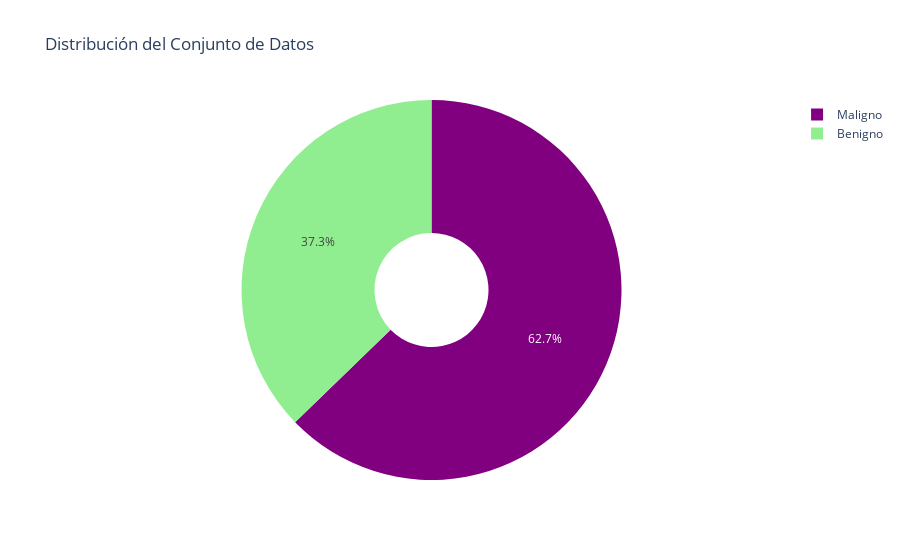

The code cell stored with this chart in its notebook:
### Code cell
clasif = cancer_df['target'].value_counts()

colors = ['purple', 'lightgreen']

trace = go.Pie(labels = ['Maligno', 'Benigno'],
              values = clasif.values,
               marker = dict(colors = colors),
               name = 'Cáncer de mama',
               hole = 0.3
              )
df = [trace]
layout = go.Layout(title = 'Distribución del Conjunto de Datos')


fig = go.Figure(data = df, layout = layout)
#fig.write_html("distrib.html")

py.iplot(fig)

### Figure 1 — Plotly figure (JSON) as saved in the notebook; plotly's stock layout.template omitted (floating-point values rounded to 4 significant figures)
{"data": [{"hole": 0.3, "labels": ["Maligno", "Benigno"], "marker": {"colors": ["purple", "lightgreen"]}, "name": "Cáncer de mama", "type": "pie", "values": [357, 212]}], "layout": {"title": {"text": "Distribución del Conjunto de Datos"}}}
